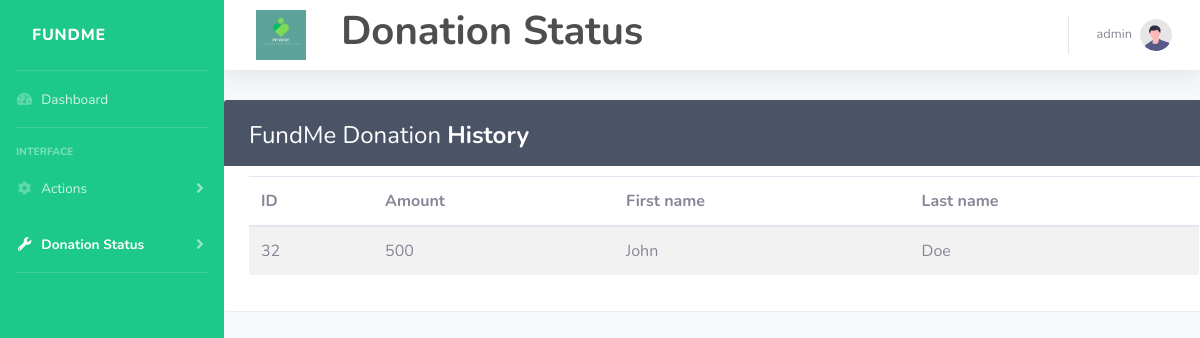
The app's page /WEBSYS/ETRSAWEBSYS/DONATIONSTATUS/donationstatus.php with its own data.
### tables this page shows
CREATE TABLE `transactions` (
  `id` int(100) NOT NULL,
  `amount` int(100) NOT NULL,
  `firstname` varchar(100) NOT NULL,
  `lastname` varchar(100) NOT NULL
);

### WEBSYS/ETRSAWEBSYS/DONATIONSTATUS/donationstatus.php (the view, shortened to what this page needs)
<!DOCTYPE html>
<html lang="en">
<link rel="stylesheet" href="https://cdnjs.cloudflare.com/ajax/libs/font-awesome/6.0.0/css/all.min.css">
<head>
    <link href="vendor/fontawesome-free/css/all.min.css" rel="stylesheet" type="text/css">
    <link href="css/sb-admin-2.min.css" rel="stylesheet">
</head>
<body id="page-top">
    <div id="wrapper">
        <ul class="navbar-nav bg-success sidebar sidebar-dark accordion" id="accordionSidebar">
            <a class="sidebar-brand mr-auto d-flex align-items-center justify-content-center" href="/WEBSYS-LAST-REVISE/WEBSYS/ETRSAWEBSYS/DASHBOARD/adminDash.php">
                <div class="sidebar-brand-text mx-3">FundMe</div>
            </a>
            <hr class="sidebar-divider my-0">
            <li class="nav-item">
                <a class="nav-link" href="/WEBSYS-LAST-REVISE/WEBSYS/ETRSAWEBSYS/DASHBOARD/adminDash.php">
                    <i class="fas fa-fw fa-tachometer-alt"></i>
                    <span>Dashboard</span></a>
            </li>
            <hr class="sidebar-divider">
            <div class="sidebar-heading">
                Interface
            </div>
            <li class="nav-item">
                <a class="nav-link collapsed" href="#" data-toggle="collapse" data-target="#collapseTwo" aria-expanded="true" aria-controls="collapseTwo">
                    <i class="fas fa-fw fa-cog"></i>
                    <span>Actions</span>
                </a>
            </li>
            <li class="nav-item active">
                <a class="nav-link collapsed" href="#" data-toggle="collapse" data-target="#collapseUtilities" aria-expanded="true" aria-controls="collapseUtilities">
                    <i class="fas fa-fw fa-wrench"></i>
                    <span>Donation Status</span>
                </a>
            </li>
            <hr class="sidebar-divider">
        </ul>
        <div id="content-wrapper" class="d-flex flex-column">
            <div id="content">
                <nav class="navbar navbar-expand navbar-light bg-white topbar mb-4 static-top shadow">
                    <div class="sidebar-brand-icon px-3">
                        <img src="img/logo.png" alt="" srcset="" height="50" width="50">
                    </div>
                    <h1 class="hi"><span><b>Donation Status</b></span></h1>
                    <ul class="navbar-nav ml-auto">
                        <?php
                        include('conn.php');
                        $sql = "SELECT * FROM admins WHERE adminID = '1'";
                        $result = $conn->query($sql);
                        if ($result->num_rows > 0) {
                            $row = $result->fetch_assoc();
                            $username = $row['adminName'];
                        } else {
                            $username = "User Not Found";
                        }
                        ?>
                        <li class="nav-item dropdown no-arrow">
                            <a class="nav-link dropdown-toggle" href="#" id="userDropdown" role="button" data-toggle="dropdown" aria-haspopup="true" aria-expanded="false">
                                <span class="mr-2 d-none d-lg-inline text-gray-600 small"><?php echo $username; ?></span>
                                <img class="img-profile rounded-circle" src="img/undraw_profile.svg">
                            </a>
                        </li>
                    </ul>
                </nav>
                <div class="container-fluid-xl">
                    <div class="custom-table-responsive">
                        <div class="custom-table-wrapper">
                            <div class="custom-table-title">
                                <div class="row">
                                    <div class="col-sm-4">
                                        <h2>FundMe Donation <b>History</b></h2>
                                    </div>
                                </div>
                            </div>
                            <?php
                            $sql = "SELECT * FROM transactions";
                            $result = $conn->query($sql);
                            ?>
                            <table class="table table-striped table-hover">
                                <thead>
                                    <tr>
                                        <th>ID</th>
                                        <th>Amount</th>
                                        <th>First name</th>
                                        <th>Last name</th>
                                    </tr>
                                </thead>
                                <tbody>
                                    <?php
                                    if ($result->num_rows > 0) {
                                        while ($row = $result->fetch_assoc()) {
                                            echo "<tr>";
                                            echo "<td>" . $row["id"] . "</td>";
                                            echo "<td>" . $row["amount"] . "</td>";
                                            echo "<td>" . $row["firstname"] . "</td>";
                                            echo "<td>" . $row["lastname"] . "</td>";
                                            echo "</tr>";
                                        }
                                    } else {
                                        echo "<tr><td colspan='5'>0 results</td></tr>";
                                    }
                                    ?>
                                </tbody>
                            </table>
                        </div>
                    </div>
                </div>
</body>
</html>

### WEBSYS/ETRSAWEBSYS/DONATIONSTATUS/donationstatus.php (style rules this page uses)
.hi { padding: 2%; color: rgb(78, 78, 78); }
.custom-table-responsive { margin: 30px 0; }
.custom-table-wrapper { min-width: 1000px; background: #fff; padding: 20px 25px; border-radius: 3px; box-shadow: 0 1px 1px rgba(0, 0, 0, .05); }
.custom-table-wrapper .custom-table-title { color: #fff; background: #4b5366; padding: 16px 25px; margin: -20px -25px 10px; border-radius: 3px 3px 0 0; }
.custom-table-wrapper .custom-table-title h2 { margin: 5px 0 0; font-size: 24px; }

### records on screen
transactions: id "32", amount "500", firstname "John", lastname "Doe"

### other values on screen
$username "admin"
